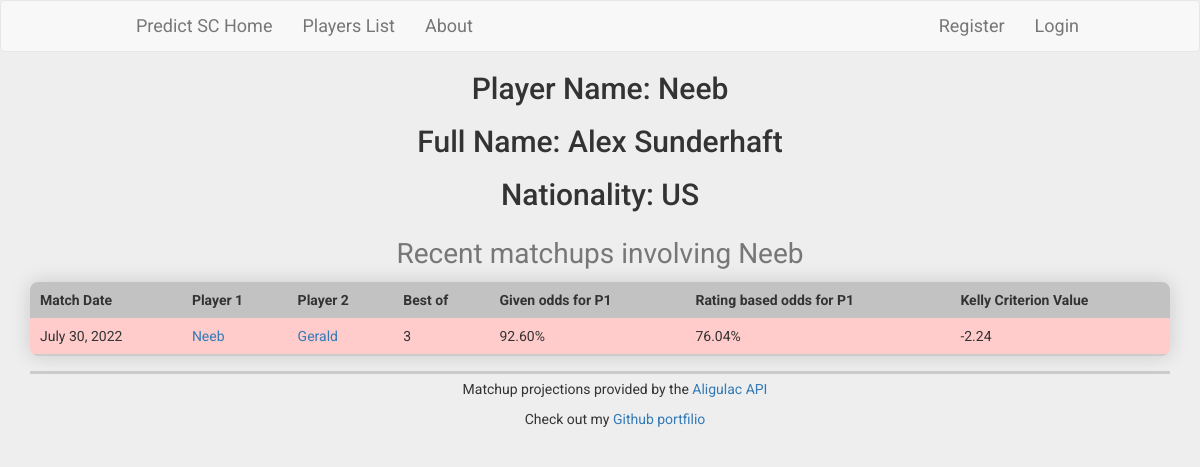
/scodds/players/18, run on the app's committed database.
### scodds/models.py (models this page shows, shortened)
class Player(models.Model):
    name = models.CharField(max_length=32)
    full_name = models.CharField(max_length=32, default="N/A")
    country = models.CharField(max_length=32, default="N/A")

class Matchup(models.Model):
    player1 = models.ForeignKey(
        Player, on_delete=models.CASCADE, related_name="player1")
    player2 = models.ForeignKey(
        Player, on_delete=models.CASCADE, related_name="player2")
    bestOf = models.IntegerField(default=3)
    p1Odds = models.FloatField(default=0)
    p1AligulacOdds = models.FloatField(default=0)
    kellyValue = models.FloatField(default=0)
    matchupDate = models.DateField(default=date.today)

### scodds/views.py (the view)
# urls.py: path("players/<int:player_id>", views.playerpage, name="player"),
def playerpage(request, player_id):
    player = Player.objects.get(pk=player_id)
    return render(request, "scodds/playerpage.html", {
        "player": player,
        "player_matches_1": Matchup.objects.filter(player1_id=player_id),
        "player_matches_2": Matchup.objects.filter(player2_id=player_id)
    })

### scodds/templates/scodds/playerpage.html (shortened to what this page needs)
{% extends "scodds/layout.html" %}
{% load static %}
{%block body%}
<h2 class="text-center">Player Name: {{player.name}}</h2>
<h2 class="text-center">Full Name: {{player.full_name}}</h2>
<h2 class="text-center">Nationality: {{player.country}}</h2>
<table class="content-table">
  <caption class="text-center">Recent matchups involving {{player.name}}</caption>
  <thead>
    <tr>
      <th>Match Date</th>
      <th>Player 1</th>
      <th>Player 2</th>
      <th>Best of</th>
      <th>Given odds for P1</th>
      <th>Rating based odds for P1</th>
      <th>Kelly Criterion Value</th>
    </tr>
  </thead>
  {% for matchup in player_matches_1 %}
  <tr>
    <td>{{matchup.matchupDate}}</td>
    <td><a href="{% url 'player' matchup.player1.id %}">{{matchup.player1.name}}</a></td>
    <td><a href="{% url 'player' matchup.player2.id %}">{{matchup.player2.name}}</a></td>
    <td>{{matchup.bestOf}}</td>
    <td>{{matchup.p1Odds|floatformat:2}}%</td>
    <td>{{matchup.p1AligulacOdds|floatformat:2}}%</td>
    <td>{{matchup.kellyValue|floatformat:2}}</td>
  </tr>
  {% endfor %}
</table>
{% endblock %}

### scodds/static/scodds/styles.css (style rules this page uses)
html * { font-family: 'Roboto', sans-serif; }
body { background-color: #eeeeee !important; font-family: 'Roboto', sans-serif; }
html,body { height: 100%; }
.content-table { border-collapse: collapse; margin: 15px 0; width: 100%; font-size: 1em; border-radius: 8px; overflow: hidden; box-shadow: 0 0 20px rgba(0, 0, 0, .15); }
.content-table thead tr { border-radius: 8px; background-color: #C2C2C2; font-weight: bold; }
th:first-of-type { border-top-left-radius: 8px; }
th:last-of-type { border-top-right-radius: 8px; }
.content-table th, .content-table td { padding: 8px 10px; }
.content-table tbody tr { border-bottom: 2px solid #ccc; }
td, th { text-align: left; }
caption { font-size: 2em; }

### data on the page
Player: name "Neeb", full_name "Alex Sunderhaft", country "US"
Matchup: matchupDate "July 30, 2022", player1.name "Neeb", player2.name "Gerald", bestOf "3", p1Odds "92.60", p1AligulacOdds "76.04", kellyValue "-2.24"
